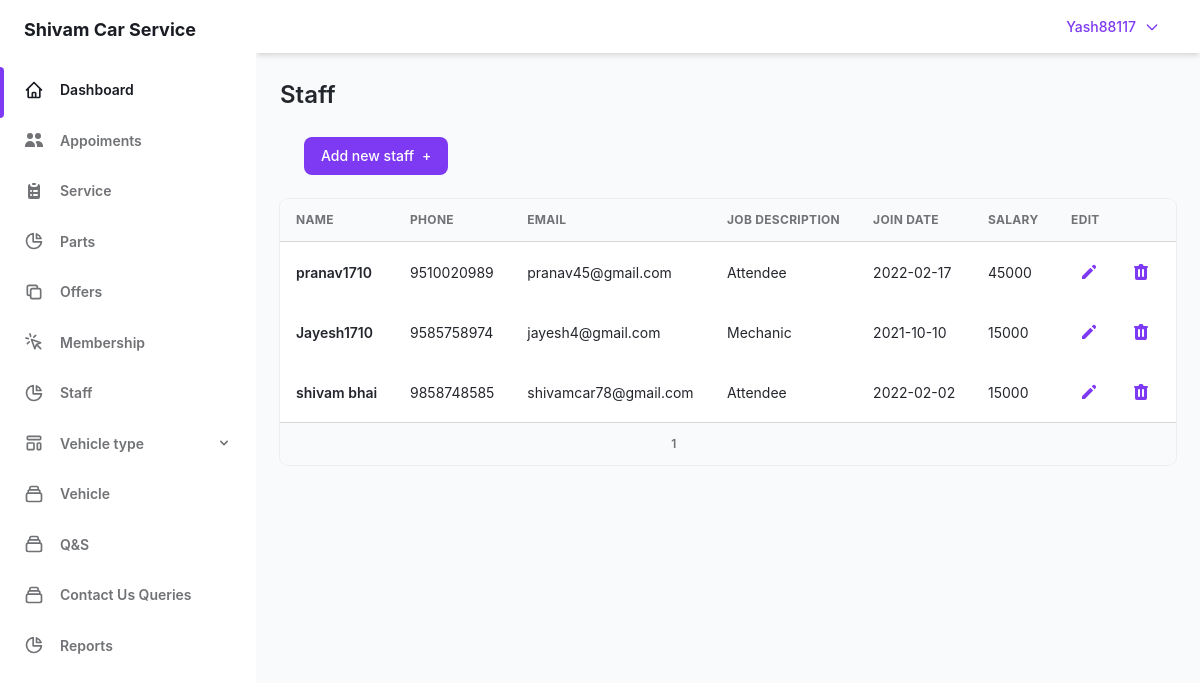
/admin/Staff.php (signed in), run on the app's committed database.
### tables this page shows
CREATE TABLE `user` (
  `user_id` int(5) NOT NULL,
  `user_name` varchar(30) NOT NULL,
  `user_pass` varchar(40) NOT NULL,
  `user_email` varchar(50) NOT NULL,
  `user_add` varchar(255) NOT NULL,
  `user_phone` bigint(10) DEFAULT NULL,
  `user_sec_ques` varchar(50) NOT NULL,
  `user_sec_ans` varchar(20) NOT NULL,
  `companycompany_id` int(5) NOT NULL,
  `otp` int(5) DEFAULT NULL
);

CREATE TABLE `staff` (
  `staff_id` int(3) NOT NULL,
  `Useruser_id` int(5) NOT NULL,
  `job_desc` varchar(30) NOT NULL,
  `hire_date` date NOT NULL,
  `salary` int(5) NOT NULL,
  `is_mechanic` int(1) NOT NULL,
  `is_attendee` int(1) NOT NULL
);

### admin/Staff.php (the view, shortened to what this page needs)
<?php require "sidebar.php";
require "../lockscreen/connection.php" ?>
<main class="h-full overflow-y-auto">
  <div class="container grid px-6 mx-auto">
    <h2 class="my-6 text-2xl font-semibold text-gray-700 dark:text-gray-200">
      Staff
    </h2>
    <div class="px-6 mb-6" >
      <a href="../admin/add-staff.php">
        <button class="flex items-center   px-4 py-2 text-sm font-medium leading-5 text-white transition-colors duration-150 bg-purple-600 border border-transparent rounded-lg active:bg-purple-600 hover:bg-purple-700 focus:outline-none focus:shadow-outline-purple">
          Add new staff
          <span class="ml-2" aria-hidden="true">+</span>
        </button>
      </a>
    </div>
    <div class="w-full overflow-hidden rounded-lg shadow-xs">
      <div class="w-full overflow-x-auto">
        <?php $con or die("connection failed");
        $limit = 5;
        if (isset($_GET['page'])) {
          $page = $_GET['page'];
        } else {
          $page = 1;
        }
        $offset = ($page - 1) * $limit;
        $sql = "SELECT user.user_name ,user.user_email, user.user_phone,staff.is_attendee,staff.staff_id,
                          staff.hire_date , staff.salary FROM user JOIN staff ON user.user_id = staff.Useruser_id  LIMIT {$offset},{$limit}";
        $result = mysqli_query($con, $sql) or die("quary failed");
        if (mysqli_num_rows($result) > 0) {
        ?>
          <table class="w-full whitespace-no-wrap">
            <thead>
              <tr class="text-xs font-semibold tracking-wide text-left text-gray-500 uppercase border-b dark:border-gray-700 bg-gray-50 dark:text-gray-400 dark:bg-gray-800">
                <th class="px-4 py-3">Name</th>
                <th class="px-4 py-3">Phone</th>
                <th class="px-4 py-3">Email</th>
                <th class="px-4 py-3">Job description</th>
                <th class="px-4 py-3">Join date</th>
                <th class="px-4 py-3">Salary</th>
                <th class="px-4 py-3 ">Edit</th>
              </tr>
            </thead>
            <?php
            while ($row = mysqli_fetch_assoc($result)) {
            ?>
              <tbody class="bg-white divide-y dark:divide-gray-700 dark:bg-gray-800">
                <tr class="text-gray-700 dark:text-gray-400">
                  <td class="px-4 py-3">
                    <div class="flex items-center text-sm">
                      <div>
                        <p class="font-semibold">
                          <?php echo $row['user_name']; ?>
                        </p>
                      </div>
                    </div>
                  </td>
                  <td class="px-4 py-3 text-sm">
                    <?php echo $row['user_phone']; ?>
                  </td>
                  <td class="px-4 py-3 text-sm">
                    <?php echo $row['user_email']; ?>
                  </td>
                  <td class="px-4 py-3 text-sm">
                    <?php
                    $status  = $row['is_attendee'];
                    if ($status == 1) {
                      echo "Attendee";
                    } else {
                      echo "Mechanic";
                    }
                    ?>
                  </td>
                  <td class="px-4 py-3 text-sm">
                    <?php echo $row['hire_date']; ?>
                  </td>
                  <td class="px-4 py-3 text-sm">
                    <?php echo $row['salary']; ?>
                  </td>
                  <td class="px-4 py-3" >
                    <div class="flex items-center space-x-4 text-sm" >
                      <button class="flex items-center justify-between px-2 py-2 text-sm font-medium leading-5 text-purple-600 rounded-lg dark:text-gray-400 focus:outline-none focus:shadow-outline-gray" aria-label="Edit">
                      <a href="add-staff.php?id=<?php echo $row['staff_id']; ?>">
                        <svg class="w-5 h-5" aria-hidden="true" fill="currentColor" viewBox="0 0 20 20">
                          <path d="M13.586 3.586a2 2 0 112.828 2.828l-.793.793-2.828-2.828.793-.793zM11.379 5.793L3 14.172V17h2.828l8.38-8.379-2.83-2.828z"></path>
                        </svg>
                      </a>
                    </button>
                    <button class="flex items-center justify-between px-2 py-2 text-sm font-medium leading-5 text-purple-600 rounded-lg dark:text-gray-400 focus:outline-none focus:shadow-outline-gray" aria-label="Delete"
                    onclick="return confirm('Are you sure you want to delete staff ?');">
                        <a href="delete-staff.php?id=<?php echo $row['staff_id']; ?>">
                        </a>
                      </button>
                    </div>
                  </td>
                </tr>
              <?php } ?>
              </tbody>
            <?php } ?>
          </table>
      </div>
      <div class="grid px-4 py-3 text-xs font-semibold tracking-wide text-gray-500 uppercase border-t dark:border-gray-700 bg-gray-50 sm:grid-cols-9 dark:text-gray-400 dark:bg-gray-800">
        <span class="flex col-span-4 mt-2 sm:mt-auto sm:justify-end">
          <?php
          $sql1 = "SELECT * FROM staff";
          $result1 = mysqli_query($con, $sql1) or die("Query Failed.");
          if (mysqli_num_rows($result1) > 0) {
            $total_records = mysqli_num_rows($result1);
            $total_page = ceil($total_records / $limit);
            echo '<ul class="inline-flex items-center">';
            for ($i = 1; $i <= $total_page; $i++) {
              if ($i == $page) {
                $active = "active";
              } else {
                $active = "";
              }
              echo '<li class="' . $active . ' "> &nbsp; <a href="staff.php?page=' . $i . '">' . $i  . '&nbsp;</a></li>';
            }
            echo '</ul>';
          }
          ?>
        </span>
      </div>
    </div>
  </div>
  </div>
</div>
</body>
</html>

### admin/sidebar.php (shortened to what this page needs)
<?php
require_once "../lockscreen/connection.php";
?>
<!DOCTYPE html>
<html :class="{ 'theme-dark': dark }" x-data="data()" lang="en">
<head>
  <link rel="stylesheet" href="./assets/css/tailwind.output.css" />
  <link rel="stylesheet" href="https://cdnjs.cloudflare.com/ajax/libs/Chart.js/2.9.3/Chart.min.css" />
</head>
<div class="flex h-screen bg-gray-50 dark:bg-gray-900" :class="{ 'overflow-hidden': isSideMenuOpen }">
  <aside class="z-20 hidden w-64 overflow-y-auto bg-white dark:bg-gray-800 md:block flex-shrink-0">
    <div class="py-4 text-gray-500 dark:text-gray-400">
      <a class="ml-6 text-lg font-bold text-gray-800 dark:text-gray-200" href="Dassboard.php">
        Shivam Car Service
      </a>
      <ul class="mt-6">
        <li class="relative px-6 py-3">
          <span class="absolute inset-y-0 left-0 w-1 bg-purple-600 rounded-tr-lg rounded-br-lg" aria-hidden="true"></span>
          <a class="inline-flex items-center w-full text-sm font-semibold text-gray-800 transition-colors duration-150 hover:text-gray-800 dark:hover:text-gray-200 dark:text-gray-100" href="../admin/Dassboard.php">
            <span class="ml-4">Dashboard</span>
          </a>
        </li>
      </ul>
      <ul>
        <li class="relative px-6 py-3">
          <a class="inline-flex items-center w-full text-sm font-semibold transition-colors duration-150 hover:text-gray-800 dark:hover:text-gray-200" href="Appoiments.php">
            <svg xmlns="http://www.w3.org/2000/svg" class="h-5 w-5" viewBox="0 0 20 20" fill="currentColor">
              <path d="M9 6a3 3 0 11-6 0 3 3 0 016 0zM17 6a3 3 0 11-6 0 3 3 0 016 0zM12.93 17c.046-.327.07-.66.07-1a6.97 6.97 0 00-1.5-4.33A5 5 0 0119 16v1h-6.07zM6 11a5 5 0 015 5v1H1v-1a5 5 0 015-5z" />
            </svg>
            <span class="ml-4">Appoiments</span>
          </a>
        </li>
        <li class="relative px-6 py-3">
          <a class="inline-flex items-center w-full text-sm font-semibold transition-colors duration-150 hover:text-gray-800 dark:hover:text-gray-200" href="../admin/service.php">
            <span class="ml-4">Service</span>
          </a>
        </li>
        <li class="relative px-6 py-3">
          <a class="inline-flex items-center w-full text-sm font-semibold transition-colors duration-150 hover:text-gray-800 dark:hover:text-gray-200" href="parts.php">
            <svg class="w-5 h-5" aria-hidden="true" fill="none" stroke-linecap="round" stroke-linejoin="round" stroke-width="2" viewBox="0 0 24 24" stroke="currentColor">
              <path d="M11 3.055A9.001 9.001 0 1020.945 13H11V3.055z"></path>
              <path d="M20.488 9H15V3.512A9.025 9.025 0 0120.488 9z"></path>
            </svg>
            <span class="ml-4">Parts</span>
          </a>
        </li>
        <li class="relative px-6 py-3">
          <a class="inline-flex items-center w-full text-sm font-semibold transition-colors duration-150 hover:text-gray-800 dark:hover:text-gray-200" href="offers.php">
            <svg class="w-5 h-5" aria-hidden="true" fill="none" stroke-linecap="round" stroke-linejoin="round" stroke-width="2" viewBox="0 0 24 24" stroke="currentColor">
              <path d="M8 16H6a2 2 0 01-2-2V6a2 2 0 012-2h8a2 2 0 012 2v2m-6 12h8a2 2 0 002-2v-8a2 2 0 00-2-2h-8a2 2 0 00-2 2v8a2 2 0 002 2z"></path>
            </svg>
            <span class="ml-4">Offers</span>
          </a>
        </li>
        <li class="relative px-6 py-3">
          <a class="inline-flex items-center w-full text-sm font-semibold transition-colors duration-150 hover:text-gray-800 dark:hover:text-gray-200" href="Membership.php">
            <svg class="w-5 h-5" aria-hidden="true" fill="none" stroke-linecap="round" stroke-linejoin="round" stroke-width="2" viewBox="0 0 24 24" stroke="currentColor">
              <path d="M15 15l-2 5L9 9l11 4-5 2zm0 0l5 5M7.188 2.239l.777 2.897M5.136 7.965l-2.898-.777M13.95 4.05l-2.122 2.122m-5.657 5.656l-2.12 2.122"></path>
            </svg>
            <span class="ml-4">Membership</span>
          </a>
        </li>
        <li class="relative px-6 py-3">
          <a class="inline-flex items-center w-full text-sm font-semibold transition-colors duration-150 hover:text-gray-800 dark:hover:text-gray-200" href="staff.php">
            <svg class="w-5 h-5" aria-hidden="true" fill="none" stroke-linecap="round" stroke-linejoin="round" stroke-width="2" viewBox="0 0 24 24" stroke="currentColor">
              <path d="M11 3.055A9.001 9.001 0 1020.945 13H11V3.055z"></path>
              <path d="M20.488 9H15V3.512A9.025 9.025 0 0120.488 9z"></path>
            </svg>
            <span class="ml-4">Staff</span>
          </a>
        </li>
        <li class="relative px-6 py-3">
          <button class="inline-flex items-center justify-between w-full text-sm font-semibold transition-colors duration-150 hover:text-gray-800 dark:hover:text-gray-200" @click="togglePagesMenu" aria-haspopup="true">
            <span class="inline-flex items-center">
              <span class="ml-4">Vehicle type</span>
            </span>
            <svg class="w-4 h-4" aria-hidden="true" fill="currentColor" viewBox="0 0 20 20">
              <path fill-rule="evenodd" d="M5.293 7.293a1 1 0 011.414 0L10 10.586l3.293-3.293a1 1 0 111.414 1.414l-4 4a1 1 0 01-1.414 0l-4-4a1 1 0 010-1.414z" clip-rule="evenodd"></path>
            </svg>
          </button>
        </li>
        <li class="relative px-6 py-3">
          <a class="inline-flex items-center w-full text-sm font-semibold transition-colors duration-150 hover:text-gray-800 dark:hover:text-gray-200" href="Vehicle.php">
            <span class="ml-4">Vehicle</span>
          </a>
        </li>
        <li class="relative px-6 py-3">
          <a class="inline-flex items-center w-full text-sm font-semibold transition-colors duration-150 hover:text-gray-800 dark:hover:text-gray-200" href="Q&S.php">
            <span class="ml-4">Q&S</span>
          </a>
        </li>
        <li class="relative px-6 py-3">
          <a class="inline-flex items-center w-full text-sm font-semibold transition-colors duration-150 hover:text-gray-800 dark:hover:text-gray-200" href="Contact_Us_Queries.php">
            <span class="ml-4">Contact Us Queries</span>
          </a>
        </li>
        <li class="relative px-6 py-3">
          <a class="inline-flex items-center w-full text-sm font-semibold transition-colors duration-150 hover:text-gray-800 dark:hover:text-gray-200" href="Reports.php">
            <svg class="w-5 h-5" aria-hidden="true" fill="none" stroke-linecap="round" stroke-linejoin="round" stroke-width="2" viewBox="0 0 24 24" stroke="currentColor">
              <path d="M11 3.055A9.001 9.001 0 1020.945 13H11V3.055z"></path>
              <path d="M20.488 9H15V3.512A9.025 9.025 0 0120.488 9z"></path>
            </svg>
            <span class="ml-4">Reports</span>
          </a>
        </li>
      </ul>
    </div>
  </aside>
  <div class="flex flex-col flex-1 w-full">
    <header class="z-10 py-4 bg-white shadow-md dark:bg-gray-800">
      <div class="container flex items-center justify-end h-full px-6 mx-auto text-purple-600 dark:text-purple-300">
        <?php
        $email = $_SESSION['admin_login'];
        $get_username = "SELECT * FROM user WHERE user_email = '$email'";
        $res = mysqli_query($con, $get_username);
        $username = mysqli_fetch_array($res);
        ?>
        <button class=" font-medium rounded-lg text-sm px-4 py-2.5 text-center inline-flex items-center" type="button" data-dropdown-toggle="dropdown"><?php echo $username['user_name']; ?><svg class="w-4 h-4 ml-2" fill="none" stroke="currentColor" viewBox="0 0 24 24" xmlns="http://www.w3.org/2000/svg">
            <path stroke-linecap="round" stroke-linejoin="round" stroke-width="2" d="M19 9l-7 7-7-7"></path>
          </svg>
        </button>
      </div>
    </header>

### data on the page
user: user_name "Yash88117"
staff: Useruser.user_name "pranav1710", Useruser.user_phone "9510020989", Useruser.user_email "pranav45@gmail.com", is_attendee "Attendee", hire_date "2022-02-17", salary "45000"
staff: Useruser.user_name "Jayesh1710", Useruser.user_phone "9585758974", Useruser.user_email "jayesh4@gmail.com", is_attendee "Mechanic", hire_date "2021-10-10", salary "15000"
staff: Useruser.user_name "shivam bhai", Useruser.user_phone "9858748585", Useruser.user_email "shivamcar78@gmail.com", is_attendee "Attendee", hire_date "2022-02-02", salary "15000"
